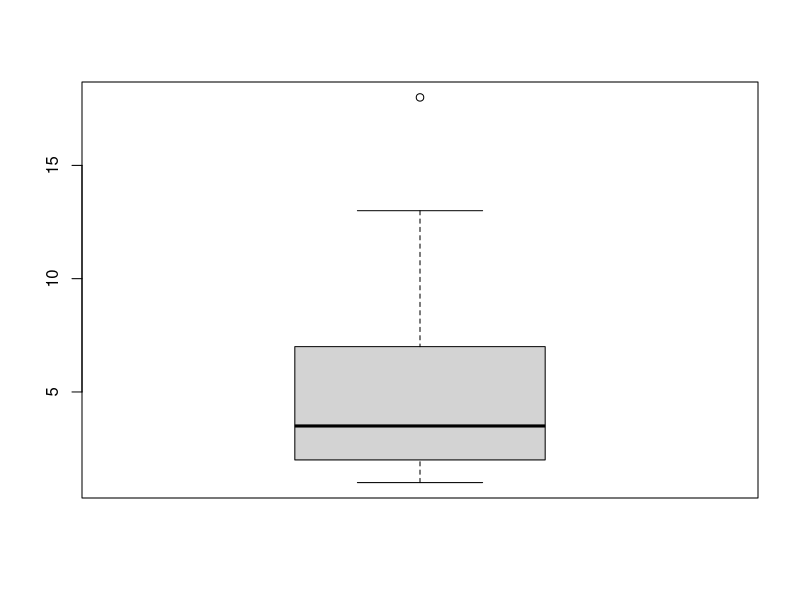
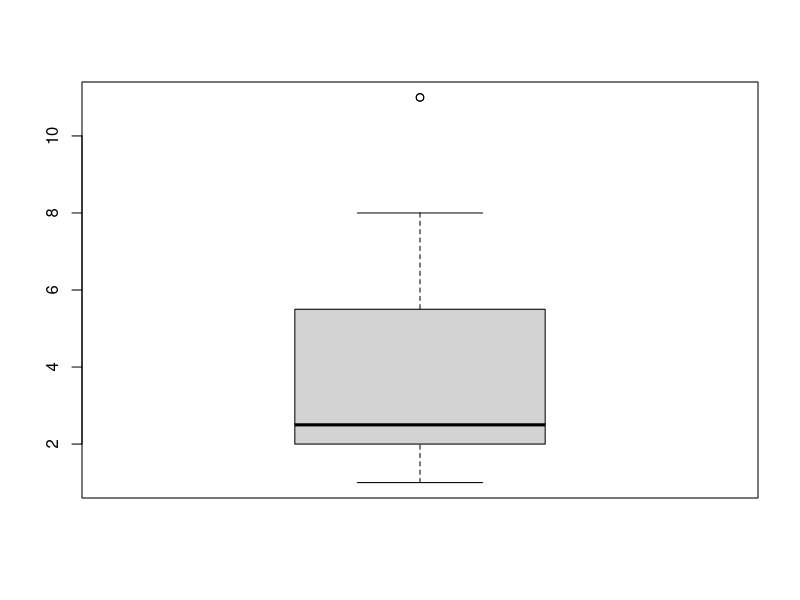

These figures' R source, in order:
## ---- chunk 1
knitr::opts_chunk$set(echo = TRUE)
## ---- chunk 2
plasma_pria = c(3,2,1,4,3,2,9,13,11,3,18,2,4,6,2,1,8,5,1,4)
plasma_wanita = c(6,5,2,1,7,2,2,11,2,1,1,3,11,3,2,3,2,1,4,8)
## ---- chunk 3
boxplot(plasma_pria)
 boxplot(plasma_wanita)
## ---- chunk 4
summary(plasma_pria)
summary (plasma_wanita)
